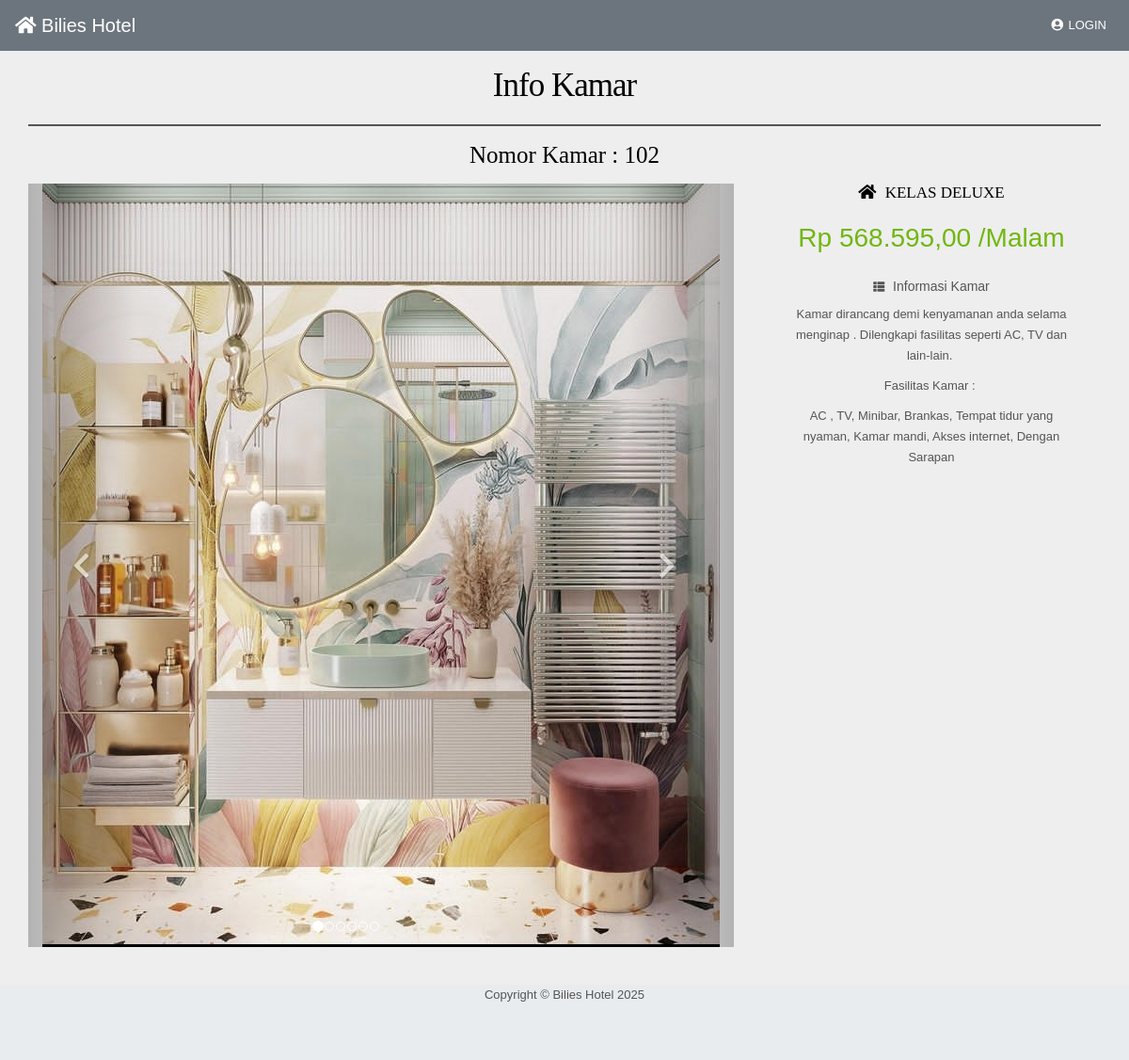
/user/detailkamar/10, run on the app's committed database.
### tables this page shows
CREATE TABLE `kamar` (
  `id_kamar` int(11) NOT NULL,
  `no_kamar` char(5) NOT NULL,
  `harga_kamar` bigint(15) NOT NULL,
  `fasilitas_kamar` text NOT NULL,
  `status_kamar` int(2) NOT NULL,
  `id_kelas_kamar` int(11) NOT NULL
);

CREATE TABLE `kamar_gambar` (
  `id_kamar_gambar` int(11) NOT NULL,
  `nama_kamar_gambar` varchar(50) NOT NULL,
  `id_kamar` int(11) NOT NULL
);

CREATE TABLE `kelas_kamar` (
  `id_kelas_kamar` int(11) NOT NULL,
  `nama_kelas_kamar` varchar(50) NOT NULL
);

### application/controllers/User.php (called while the page is built, shortened)
<?php
class User extends CI_Controller
{
	public function detailkamar()
	{
		$id = $this->uri->segment(3);
		$data['judul']			= 'Detail Kamar';
		$data['kamar'] 			= $this->m_tamu->KamarDetail($id);
		$data['kamar_gambar'] 	= $this->m_tamu->KamarGambarId($id);
		$data['kelas_kamar'] 	= $this->m_hotel->get_data('kelas_kamar');
		$this->load->view('detail_kamar', $data);
	}
}

### index.php (called while the page is built, shortened)
<?php
require_once BASEPATH.'core/CodeIgniter.php';

### application/models/M_tamu.php (called while the page is built, shortened)
<?php
class M_tamu extends CI_Model
{
	function KamarDetail($id)
	{
		return $this->db->query("select a.*,b.* from kamar a
		join kelas_kamar b on a.id_kelas_kamar=b.id_kelas_kamar
		where a.id_kamar='$id' ");
	}
	function KamarGambarId($id)
	{
		return $this->db->query("select * from kamar_gambar where id_kamar='$id'");
	}
}

### application/helpers/rupiah_helper.php (called while the page is built, shortened)
<?php
if (!function_exists('Rupiah'))
{
    function Rupiah($angka)
    {
        $jadi = "Rp " . number_format($angka,2,',','.');
        return $jadi;
    }
}

### application/views/detail_kamar.php (the view, shortened to what this page needs)
<!DOCTYPE html>
<html lang="en">
<head>
</head>
<body id="page-top">
  <div id="wrapper">
    <div id="content-wrapper">
      <div class="container-fluid">
        <div class="container-fluid">
          <h2>Info Kamar</h2>
          <hr style="border: 1px solid">
          <div class="row">
            <div class="col-lg-12 col-sm-12 ">
              <?php
              foreach ($kamar->result_array() as $value) {
                $no_kamar      = $value['no_kamar'];
                $harga_kamar      = $value['harga_kamar'];
                $fasilitas_kamar  = $value['fasilitas_kamar'];
                $nama_kelas_kamar = $value['nama_kelas_kamar'];
              }
              ?>
              <h3>Nomor Kamar : <?php echo $no_kamar; ?></h3>
              <div class="row">
                <div class="col-lg-8">
                  <div class="property-images">
                    <div id="myCarousel" class="carousel slide" data-ride="carousel">
                      <ol class="carousel-indicators hidden-xs">
                        <?php
                        $no = 0;
                        foreach ($kamar_gambar->result_array() as $value) { ?>
                          <?php
                          if ($no == 0) { ?>
                            <li data-target="#myCarousel" data-slide-to="0" class="active"></li>
                          <?php
                          } else { ?>
                            <li data-target="#myCarousel" data-slide-to="<?php echo $no; ?>" class=""></li>
                          <?php
                          }
                          ?>
                        <?php
                          $no++;
                        }
                        ?>
                      </ol>
                      <div class="carousel-inner">
                        <?php
                        $no = 0;
                        foreach ($kamar_gambar->result_array() as $value) { ?>
                          <?php
                          if ($no == 0) { ?>
                            <div class="item active">
                              <img src="<?php echo base_url(); ?>assets/images/<?php echo $value['nama_kamar_gambar']; ?>" class="properties" alt="properties" />
                            </div>
                          <?php
                          } else { ?>
                            <div class="item">
                              <img src="<?php echo base_url(); ?>assets/images/<?php echo $value['nama_kamar_gambar']; ?>" class="properties" alt="properties" />
                            </div>
                          <?php
                          }
                          ?>
                        <?php
                          $no++;
                        }
                        ?>
                      </div>
                      <a class="left carousel-control" href="#myCarousel" data-slide="prev"><span class="fa fa-chevron-left"></span></a>
                      <a class="right carousel-control" href="#myCarousel" data-slide="next"><span class="fa fa-chevron-right"></span></a>
                    </div>
                  </div>
                  <?php if (empty($_SESSION['nama_user'])) { ?>
                    <body onload="message()">
                  <?php } ?>
                </div>
                <?php if (empty($_SESSION['nama_user'])) { ?>
                  <div class="col-lg-4">
                    <div class="col-lg-11 col-sm-12">
                      <div class="property-info">
                        <h5><span class="fa fa-home"></span> <?php echo $nama_kelas_kamar; ?></h5><br>
                        <p class="price"><?php echo rupiah($harga_kamar); ?> /Malam</p> <br>
                        <h6><span class="fa fa-th-list"></span> Informasi Kamar</h6>
                        <p><?php echo $fasilitas_kamar; ?></p>
                      </div>
                    </div>
                  </div>
                <?php } ?>
              </div>
            </div>
          </div>
        </div>
      </div>
</body>
</html>

### assets/style.css (style rules this page uses)
body { color:#555; font:normal 13px/22px Arial; background:url(../images/bgmain.png) #eee; }
h1,h2,h3,h4,h5 { font-weight:normal; font-family: din;margin: 0;padding: 0;color: #000 }
h2 { font-size: 35px; letter-spacing: -1px;margin-bottom: 20px; }
h3 { margin: 0 0 15px 0; font-size: 25px; }
h5 { margin: 0 0 5px 0; font-size: 17px; }
h6 { margin: 0 0 10px 0; font-size: 14px; }
h6 span { margin-right: 5px; font-size: 12px; }
p { margin-bottom: 30px; }
a { color:#72b70f; text-decoration:none;outline: none; }
.property-info { margin:0 0 30px 0; }
.property-info span { margin-right: 5px; }
.property-info p { margin-bottom:10px; }
.property-info p.price { font-size: 28px;color: #72b70f;padding:0;border-radius: 5px; }

### data on the page
kamar: no_kamar "102", id_kelas_kamar.nama_kelas_kamar "KELAS DELUXE", harga_kamar "Rp 568.595,00", fasilitas_kamar "Kamar dirancang demi kenyamanan anda selama menginap . Dilengkapi fasilitas seperti AC, TV dan lain-lain. Fasilitas Kamar : AC , TV, Minibar, Brankas, Tempat tidur yang nyaman, Kamar mandi, Akses internet, Dengan Sarapan"
kamar_gambar: nama_kamar_gambar (picture)

### other printed values
SITE_NAME "Bilies Hotel"
Date('Y') "2025"
